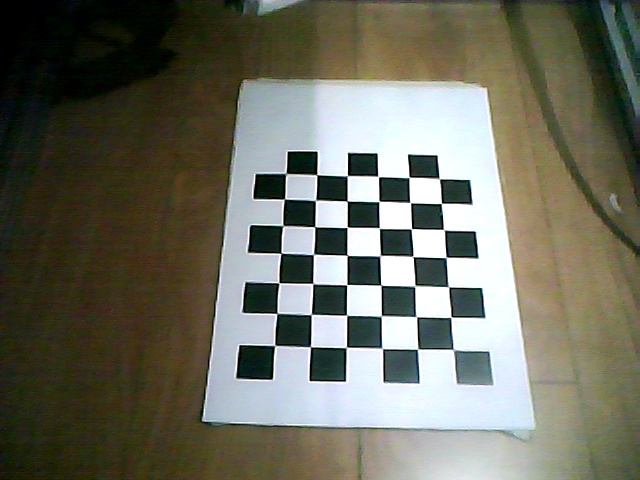
#> input picture Calibration-Cam-huoquneican/pic/RGB_camera_calib_img/1.jpg, 640 x 480 px; its folder holds only this picture in this run
$ python run_calib_RGB.py
#> lines starting #> are read from the running program, lines starting #| are printed output that depends on the picture; long printed decimals are rounded
### Calibration-Cam-huoquneican/calibrate_helper.py
# -*- coding: utf-8 -*-
"""
Calibrate the Camera with Zhang Zhengyou Method.

By You Zhiyuan, 2022.07.04, zhiyuanyou@foxmail.com
"""

import os
import glob

import cv2
import numpy as np


class Calibrator(object):
    def __init__(self, img_dir, shape_inner_corner, size_grid, visualization=True):
        """
        --parameters--
        img_dir: the directory that save images for calibration, str
        shape_inner_corner: the shape of inner corner, Array of int, (h, w)
        size_grid: the real size of a grid in calibrator, float
        visualization: whether visualization, bool
        """
        self.img_dir = img_dir
        self.shape_inner_corner = shape_inner_corner
        self.size_grid = size_grid
        self.visualization = visualization
        self.mat_intri = None # intrinsic matrix
        self.coff_dis = None # cofficients of distortion

        # create the conner in world space
        w, h = shape_inner_corner
        # cp_int: corner point in int form, save the coordinate of corner points in world sapce in 'int' form
        # like (0,0,0), (1,0,0), (2,0,0) ...., (10,7,0)
        cp_int = np.zeros((w * h, 3), np.float32)
        cp_int[:,:2] = np.mgrid[0:w,0:h].T.reshape(-1,2)
        # cp_world: corner point in world space, save the coordinate of corner points in world space
        self.cp_world = cp_int * size_grid

        # images
        self.img_paths = []
        for extension in ["jpg", "png", "jpeg"]:
            self.img_paths += glob.glob(os.path.join(img_dir, "*.{}".format(extension)))
        assert len(self.img_paths), "No images for calibration found!"


    def calibrate_camera(self):
        w, h = self.shape_inner_corner
        # criteria: only for subpix calibration, which is not used here
        # criteria = (cv2.TERM_CRITERIA_EPS + cv2.TERM_CRITERIA_MAX_ITER, 30, 0.001)
        points_world = [] # the points in world space
        points_pixel = [] # the points in pixel space (relevant to points_world)
        Index=0
        for img_path in self.img_paths:
            img = cv2.imread(img_path)
#> img is the input picture: shape (480, 640, 3); mean B, G, R 95.7, 109.2, 108.6
            gray_img = cv2.cvtColor(img, cv2.COLOR_BGR2GRAY)
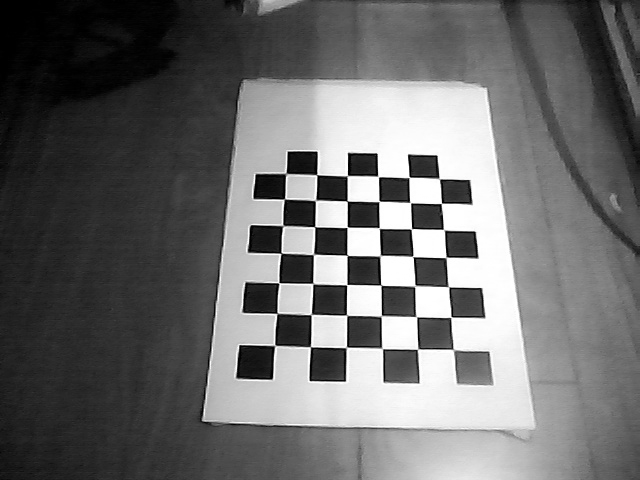
#> gray_img: shape (480, 640); min 0, max 255, mean 107.5
            # find the corners, cp_img: corner points in pixel space
            ret, cp_img = cv2.findChessboardCorners(gray_img, (w, h), None)
#> ret = True; cp_img = 42 rows, first 8: [275.1, 345.3], [277.2, 313.4], [278.8, 282.8], [281.3, 253.2], [283.3, 225.5], [284.4, 198.8], [286, 173.4], [310.4, 346.7]
            # if ret is True, save
            if ret:
                # cv2.cornerSubPix(gray_img, cp_img, (11,11), (-1,-1), criteria)
                points_world.append(self.cp_world)
                points_pixel.append(cp_img)
                print(points_pixel)
#> (printed output is left out)
                print(points_world)
                # view the corners
                if self.visualization:
                    Index=Index+1
                    cv2.circle(img,(285, 174), 10, color=(255, 0, 255), thickness=10)
                    cv2.drawChessboardCorners(img, (w, h), cp_img, ret)
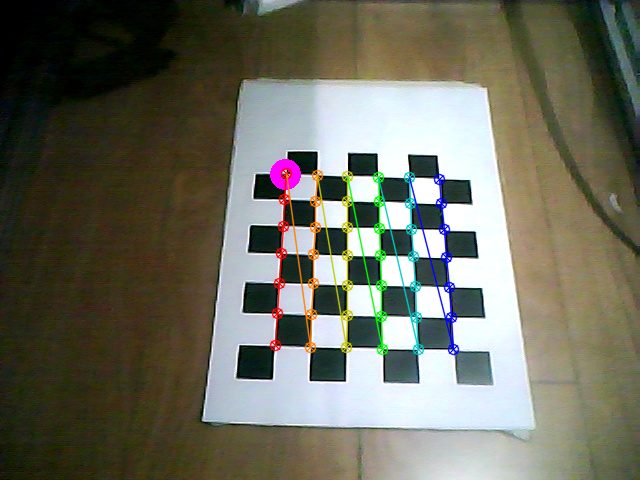
#> img: shape (480, 640, 3); mean B, G, R 94.8, 108.7, 108.4
                    cv2.imshow('FoundCorners', img)
                    #cv2.imwrite(f"{Index}label_data.png", img)
                    cv2.waitKey(500)

        # calibrate the camera
        ret, mat_intri, coff_dis, v_rot, v_trans = cv2.calibrateCamera(points_world, points_pixel, gray_img.shape[::-1], None, None)
#> ret = 0.391; mat_intri = [[421.4, 0, 327.9], [0, 393.6, 279.2], [0, 0, 1]]; coff_dis = [[-0.219, 3.62, -0.0103, 0.00682, -19.43]]; v_rot = ([-0.252, -0.288, -1.53],); v_trans = ([-35.55, 47.76, 279.8],)
        print ("ret: {}".format(ret))
#| ret: 0.3909
        print ("intrinsic matrix: \n {}".format(mat_intri))
#| intrinsic matrix:
#|  [[421.423   0.         327.851]
#|  [  0.         393.561 279.188]
#|  [  0.           0.           1.        ]]
        # in the form of (k_1, k_2, p_1, p_2, k_3)
        print ("distortion cofficients: \n {}".format(coff_dis))
#| distortion cofficients:
#|  [[-2.19175691e-01  3.62254481e+00 -1.03053424e-02  6.81784105e-03
#|   -1.94251659e+01]]
        print ("rotation vectors: \n {}".format(v_rot))
#| rotation vectors:
#|  (array([[-0.2521],
#|        [-0.2885],
#|        [-1.530]]),)
        print ("translation vectors: \n {}".format(v_trans))
#| translation vectors:
#|  (array([[-35.548],
#|        [ 47.758],
#|        [279.765]]),)

        # calculate the error of reproject
        total_error = 0
        for i in range(len(points_world)):
            points_pixel_repro, _ = cv2.projectPoints(points_world[i], v_rot[i], v_trans[i], mat_intri, coff_dis)
            error = cv2.norm(points_pixel[i], points_pixel_repro, cv2.NORM_L2) / len(points_pixel_repro)
            total_error += error
#> this loop made 1 pass
#> (error, total_error) on pass 1: (0.0603, 0.0603)
#> after the loop, total_error = 0.0603
        print("Average error of reproject: {}".format(total_error / len(points_world)))
#| Average error of reproject: 0.06031

        self.mat_intri = mat_intri
#> self.mat_intri = [[421.4, 0, 327.9], [0, 393.6, 279.2], [0, 0, 1]]
        self.coff_dis = coff_dis
#> self.coff_dis = [[-0.219, 3.62, -0.0103, 0.00682, -19.43]]
        return mat_intri, coff_dis


    # [17 lines left out: function dedistortion, not called in this run]

### Calibration-Cam-huoquneican/run_calib_RGB.py
# -*- coding: utf-8 -*-
"""
Calibrate the Camera with Zhang Zhengyou Method.
Picture File Folder: "./pic/RGB_camera_calib_img/", Without Distortion.

By You Zhiyuan, 2022.07.04, zhiyuanyou@foxmail.com
"""

import os

from calibrate_helper import Calibrator


def main():
    img_dir = "./pic/RGB_camera_calib_img"
    shape_inner_corner = (7, 6)
    size_grid = 24
    # create calibrator
    calibrator = Calibrator(img_dir, shape_inner_corner, size_grid)
    # calibrate the camera
    mat_intri, coff_dis = calibrator.calibrate_camera()
#> mat_intri = [[421.4, 0, 327.9], [0, 393.6, 279.2], [0, 0, 1]]; coff_dis = [[-0.219, 3.62, -0.0103, 0.00682, -19.43]]

if __name__ == '__main__':
    main()
